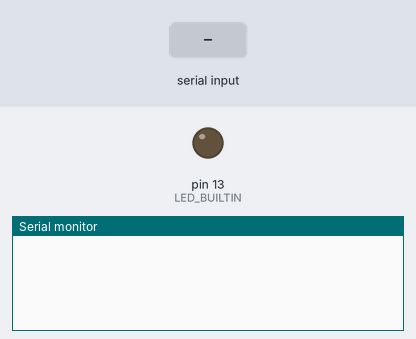
Bench run of a program on a simulated Arduino Uno, built with avr-gcc and run on an emulated ATmega328P. Shown: output pins drawn as LEDs (lit = HIGH), the last lines printed to the serial monitor. Inputs (shaded band) come from the test bench.

Above: at 1.2 s.
1.3 s: "OK\n" received over Serial
At 2.3 s:
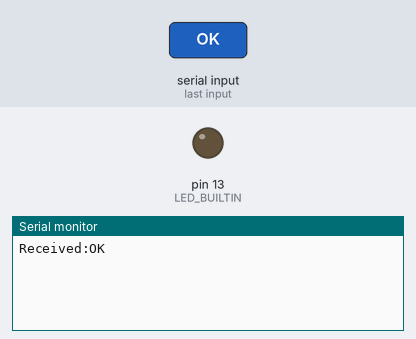
2.8 s: "1\n" received over Serial
At 3.4 s:
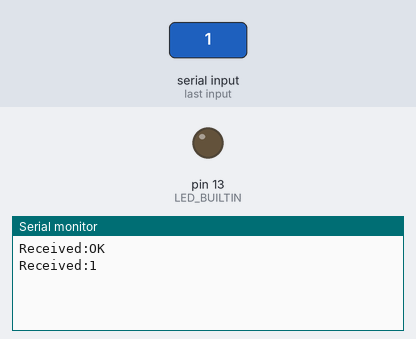

The program:

main.cpp
```cpp
#include <Arduino.h>

enum States
{
  WAITING,
  ELEVATE,
  AT_LOCATION,
  DELEVATE,
  HOLD
};

String str;
States state=WAITING;

void setup() {
  Serial.begin(38400);
  pinMode(LED_BUILTIN, OUTPUT);
}

void loop() {

  if(Serial.available()>0){
    String temp=Serial.readStringUntil('\n');
    temp.trim();
    if(temp!=""){
      Serial.println("Received:"+temp);
      str=temp;
    }

  }
  switch(state)
    {
    case WAITING:
      if(str=!""){
        state=ELEVATE;
      }
      break;
    case ELEVATE:
    //in this state the arm should move to the desired location.
      break;
    case AT_LOCATION:
    //in this state the arm has already reached the desired location and the magnetic head is turned on
      break;
    case DELEVATE:
    //in this state the arm retracts and goes back to the default position while the magnet is on
      break;
    case HOLD:
    //in this state the magnet is on until the slave receives a message that confirms that the car is at the drop off location
      if(str=="OK"){
        str="";
        state=WAITING;
      }
      break;
    }
} 
```

Measured:
- after the input at 1.3 s, the serial monitor: prints a new line at once (image 1)
- after the input at 2.8 s, the serial monitor: prints a new line at once (image 2)
